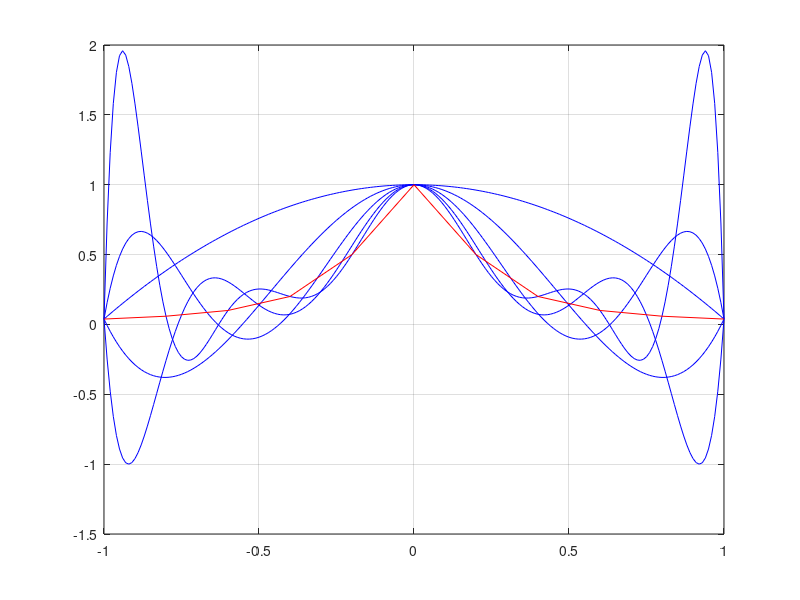

This figure's MATLAB source:
title = ('Runge Phenomenon');
for i=3:2:11
x=linspace(-1,1,i);
y=1./(1+25*x.^2);
p=polyfit(x,y,i-1);
xx=-1:0.01:1;
yy=polyval(p,xx);
plot(xx,yy,'b');
title = ('Runge Phenomenon');
hold on;
grid on;
end;
plot(x,1./(1+25*x.^2),'r')
